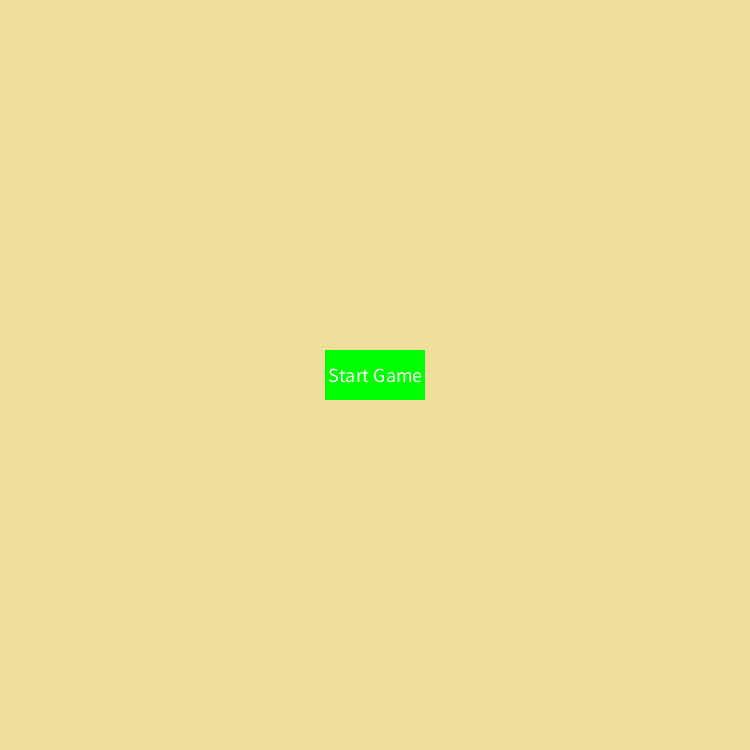
Frame 1 (no input)
Frame 60 (the mouse pressed at the canvas centre just before this capture): identical to frame 1, image omitted
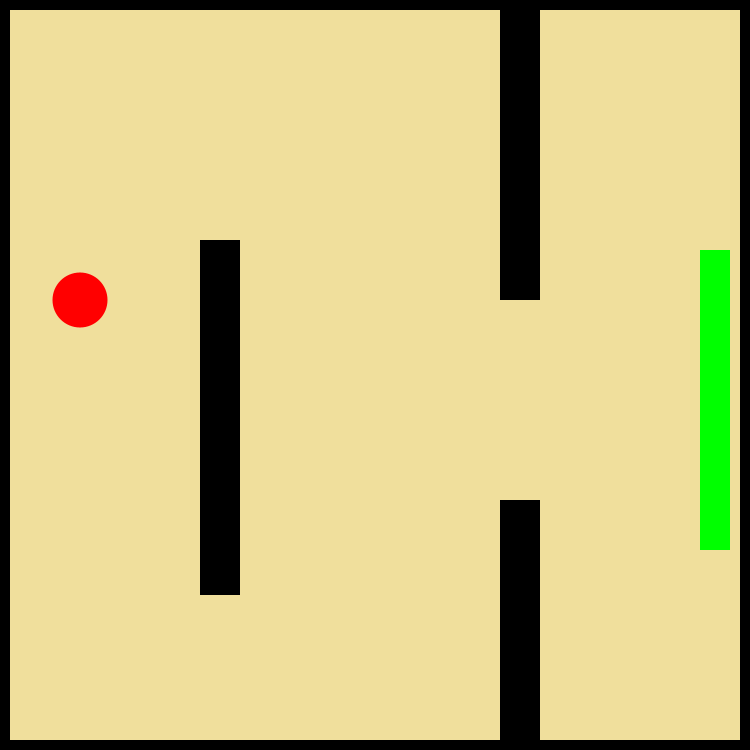
Frame 120 (the mouse held since frame 60 and released just before this capture)

The Processing sketch that drew these frames (run headless with seeded random() and noise(); from frame 60 on, the mouse is pressed at the canvas centre):

// Processing sketch: simple_maze
// ── simple_maze.pde
int speed = 4;

Ball player;
wall[] walls; 
boolean gameStarted = false;

void setup() {
  size(750, 750);
  player = new Ball(80, 300);
  walls = new wall[7];
  walls[0] = new wall(200, 240, 40, 355);
  walls[1] = new wall(500, 500, 40, 290);
  walls[2] = new wall(500, 0, 40, 300);
  walls[3] = new wall(0, 740, 750, 10);
  walls[4] = new wall(0, 0, 750, 10);
  walls[5] = new wall(0, 0, 10, 750);
  walls[6] = new wall(740, 0, 10, 750);
  
 
} 

void draw() {
  background(240, 223, 156); 
  noStroke(); 

  if (gameStarted) { // only draw player and walls if game has started
    player.draw();
    player.move(walls);
    for (int i = 0; i < walls.length; i++) {
      walls[i].draw();
    }
    // Draw finish line
    fill(0, 255, 0);
    rect(700, 250, 30, 300);
    
  } else { // draw start button if game hasn't started
    fill(0, 255, 0);
    rect(width/2-50, height/2-25, 100, 50);
    fill(255);
    textAlign(CENTER, CENTER);
    textSize(20);
    text("Start Game", width/2, height/2);
  }
  
  if (player.gameFinished) { // game is finished
    // clear canvas
    background(240, 223, 156); 
    
    // draw text box with result
    fill(255);
    rect(0, 325, 750, 100);
    fill(0);
    textAlign(CENTER, CENTER);
    textSize(30);
    text("Result: Low Concern", width/2, height/2);
    
    textSize(20);
    text("(monitor patient at home)", 375 , 410);
  }
 
}



void mousePressed() {
  if (!gameStarted && mouseX > width/2-50 && mouseX < width/2+50 && mouseY > height/2-25 && mouseY < height/2+25) {
    gameStarted = true;
  }
}

class Ball {
  float x;
  float y;
  float diameter = 55;
  float xSpeed = 0;
  float ySpeed = 0;
  boolean gameFinished = false;
  
  Ball(float _x, float _y) {
    x = _x;
    y = _y;
  }
  
  void draw() {
    fill(255, 0, 0);
    ellipse(x, y, diameter, diameter);
  }

  void move(wall[] walls) {
    if (gameFinished) {
      fill(240, 223, 156);
      rect(0, 0, width, height);
      fill(0);
      return;
    }
    
    float possibleX = x + xSpeed;
    float possibleY = y + ySpeed;

    for (int i = 0; i < walls.length; i++) {
      if (possibleX > walls[i].x && possibleX < walls[i].x + walls[i].w && possibleY > walls[i].y && possibleY < walls[i].y + walls[i].h) {
        return;
      }
    }

    x = possibleX;
    y = possibleY;

    // Check if the ball has reached the finish line
    if (x > 700 && y > 250) 
   // 700, 250, 30, 300
    {
      gameFinished = true;
    }
  }

  void keyPressed() {
    if (key == 'a') {
      xSpeed = -speed;
    }
    if (key == 'd') {
      xSpeed = speed;
    }
    if (key == 'w') {
      ySpeed = -speed;
    }
    if (key == 's') {
      ySpeed
 = speed;
    }
  }
  
  void keyReleased() {
    if (key == 'a' || key == 'd') {
      xSpeed = 0;
    }
    if (key == 'w' || key == 's') {
      ySpeed = 0;
    }
  }
}

class wall {
  float x;
  float y;
  float w;
  float h;

  wall(float _x, float _y, float _w, float _h){
    x = _x;
    y = _y;
    w = _w;
    h = _h;
  }

  void draw(){
    fill(0);
    rect(x,y,w,h);
  }
}

void keyPressed() {
  player.keyPressed();
}

void keyReleased() {
  player.keyReleased();
}
